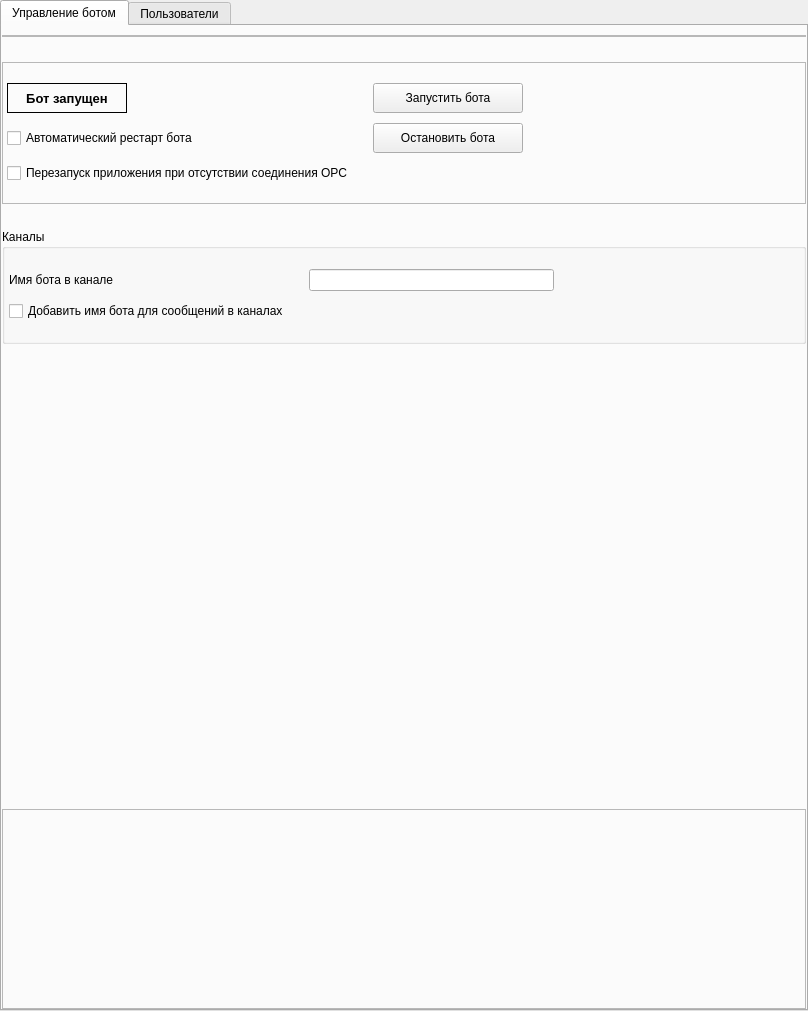
<?xml version="1.0" encoding="UTF-8"?>
<ui version="4.0">
 <class>TgBotSettingsWidget</class>
 <widget class="QWidget" name="TgBotSettingsWidget">
  <property name="geometry">
   <rect>
    <x>0</x>
    <y>0</y>
    <width>808</width>
    <height>1011</height>
   </rect>
  </property>
  <property name="sizePolicy">
   <sizepolicy hsizetype="MinimumExpanding" vsizetype="MinimumExpanding">
    <horstretch>0</horstretch>
    <verstretch>0</verstretch>
   </sizepolicy>
  </property>
  <property name="windowTitle">
   <string>Form</string>
  </property>
  <layout class="QVBoxLayout" name="verticalLayout_2">
   <property name="leftMargin">
    <number>0</number>
   </property>
   <property name="topMargin">
    <number>0</number>
   </property>
   <property name="rightMargin">
    <number>0</number>
   </property>
   <property name="bottomMargin">
    <number>0</number>
   </property>
   <item>
    <widget class="QTabWidget" name="tabBotSettings">
     <property name="currentIndex">
      <number>0</number>
     </property>
     <widget class="QWidget" name="tabBotManage">
      <attribute name="title">
       <string>Управление ботом</string>
      </attribute>
      <layout class="QVBoxLayout" name="verticalLayout">
       <property name="spacing">
        <number>25</number>
       </property>
       <property name="leftMargin">
        <number>0</number>
       </property>
       <property name="rightMargin">
        <number>0</number>
       </property>
       <property name="bottomMargin">
        <number>0</number>
       </property>
       <item>
        <widget class="QFrame" name="frame">
         <property name="frameShape">
          <enum>QFrame::Shape::StyledPanel</enum>
         </property>
         <property name="frameShadow">
          <enum>QFrame::Shadow::Raised</enum>
         </property>
         <layout class="QHBoxLayout" name="horizontalLayout_2">
          <property name="leftMargin">
           <number>4</number>
          </property>
          <property name="topMargin">
           <number>0</number>
          </property>
          <property name="rightMargin">
           <number>4</number>
          </property>
          <property name="bottomMargin">
           <number>0</number>
          </property>
         </layout>
        </widget>
       </item>
       <item>
        <widget class="QFrame" name="frame_2">
         <property name="frameShape">
          <enum>QFrame::Shape::StyledPanel</enum>
         </property>
         <property name="frameShadow">
          <enum>QFrame::Shadow::Raised</enum>
         </property>
         <layout class="QGridLayout" name="gridLayout">
          <property name="leftMargin">
           <number>4</number>
          </property>
          <property name="topMargin">
           <number>20</number>
          </property>
          <property name="rightMargin">
           <number>4</number>
          </property>
          <property name="bottomMargin">
           <number>20</number>
          </property>
          <property name="horizontalSpacing">
           <number>20</number>
          </property>
          <property name="verticalSpacing">
           <number>10</number>
          </property>
          <item row="0" column="2">
           <spacer name="horizontalSpacer">
            <property name="orientation">
             <enum>Qt::Orientation::Horizontal</enum>
            </property>
            <property name="sizeHint" stdset="0">
             <size>
              <width>40</width>
              <height>20</height>
             </size>
            </property>
           </spacer>
          </item>
          <item row="0" column="1">
           <widget class="QPushButton" name="pbStartBot">
            <property name="minimumSize">
             <size>
              <width>150</width>
              <height>30</height>
             </size>
            </property>
            <property name="text">
             <string>Запустить бота</string>
            </property>
           </widget>
          </item>
          <item row="1" column="1">
           <widget class="QPushButton" name="pbStopBot">
            <property name="minimumSize">
             <size>
              <width>0</width>
              <height>30</height>
             </size>
            </property>
            <property name="text">
             <string>Остановить бота</string>
            </property>
           </widget>
          </item>
          <item row="1" column="0">
           <widget class="QCheckBox" name="cbAutoRestartbot">
            <property name="text">
             <string>Автоматический рестарт бота</string>
            </property>
           </widget>
          </item>
          <item row="0" column="0">
           <widget class="QLabel" name="lbBotStatus">
            <property name="minimumSize">
             <size>
              <width>120</width>
              <height>30</height>
             </size>
            </property>
            <property name="maximumSize">
             <size>
              <width>120</width>
              <height>30</height>
             </size>
            </property>
            <property name="font">
             <font>
              <pointsize>10</pointsize>
              <bold>true</bold>
             </font>
            </property>
            <property name="frameShape">
             <enum>QFrame::Shape::Box</enum>
            </property>
            <property name="text">
             <string>Бот запущен</string>
            </property>
            <property name="alignment">
             <set>Qt::AlignmentFlag::AlignCenter</set>
            </property>
            <property name="margin">
             <number>0</number>
            </property>
            <property name="indent">
             <number>0</number>
            </property>
           </widget>
          </item>
          <item row="2" column="0">
           <widget class="QCheckBox" name="cbRestartAppOnError">
            <property name="text">
             <string>Перезапуск приложения при отсутствии соединения ОРС</string>
            </property>
           </widget>
          </item>
         </layout>
        </widget>
       </item>
       <item>
        <widget class="QGroupBox" name="groupBox_2">
         <property name="whatsThis">
          <string>styledGB</string>
         </property>
         <property name="title">
          <string>Каналы</string>
         </property>
         <layout class="QGridLayout" name="gridLayout_4">
          <property name="leftMargin">
           <number>4</number>
          </property>
          <property name="topMargin">
           <number>20</number>
          </property>
          <property name="rightMargin">
           <number>4</number>
          </property>
          <property name="bottomMargin">
           <number>20</number>
          </property>
          <property name="horizontalSpacing">
           <number>20</number>
          </property>
          <property name="verticalSpacing">
           <number>10</number>
          </property>
          <item row="0" column="2">
           <spacer name="horizontalSpacer_4">
            <property name="orientation">
             <enum>Qt::Orientation::Horizontal</enum>
            </property>
            <property name="sizeHint" stdset="0">
             <size>
              <width>40</width>
              <height>20</height>
             </size>
            </property>
           </spacer>
          </item>
          <item row="0" column="0">
           <widget class="QLabel" name="label_2">
            <property name="text">
             <string>Имя бота в канале</string>
            </property>
           </widget>
          </item>
          <item row="0" column="1">
           <widget class="QLineEdit" name="leBotNameForChannel"/>
          </item>
          <item row="1" column="0">
           <widget class="QCheckBox" name="cbAddBotNameToChannelMessages">
            <property name="text">
             <string>Добавить имя бота для сообщений в каналах</string>
            </property>
           </widget>
          </item>
         </layout>
        </widget>
       </item>
       <item>
        <spacer name="verticalSpacer">
         <property name="orientation">
          <enum>Qt::Orientation::Vertical</enum>
         </property>
         <property name="sizeHint" stdset="0">
          <size>
           <width>20</width>
           <height>300</height>
          </size>
         </property>
        </spacer>
       </item>
       <item>
        <widget class="QFrame" name="frConsoleOutput">
         <property name="minimumSize">
          <size>
           <width>0</width>
           <height>200</height>
          </size>
         </property>
         <property name="frameShape">
          <enum>QFrame::Shape::StyledPanel</enum>
         </property>
         <property name="frameShadow">
          <enum>QFrame::Shadow::Raised</enum>
         </property>
        </widget>
       </item>
      </layout>
     </widget>
     <widget class="QWidget" name="tabUserManagement">
      <attribute name="title">
       <string>Пользователи</string>
      </attribute>
      <layout class="QVBoxLayout" name="verticalLayout_3">
       <property name="spacing">
        <number>15</number>
       </property>
       <property name="leftMargin">
        <number>0</number>
       </property>
       <property name="rightMargin">
        <number>0</number>
       </property>
       <property name="bottomMargin">
        <number>0</number>
       </property>
       <item>
        <widget class="QFrame" name="frame_4">
         <property name="frameShape">
          <enum>QFrame::Shape::StyledPanel</enum>
         </property>
         <property name="frameShadow">
          <enum>QFrame::Shadow::Raised</enum>
         </property>
         <layout class="QVBoxLayout" name="verticalLayout_4">
          <property name="spacing">
           <number>15</number>
          </property>
          <property name="leftMargin">
           <number>4</number>
          </property>
          <property name="topMargin">
           <number>4</number>
          </property>
          <property name="rightMargin">
           <number>4</number>
          </property>
          <property name="bottomMargin">
           <number>4</number>
          </property>
          <item>
           <widget class="QFrame" name="frame_5">
            <property name="frameShape">
             <enum>QFrame::Shape::StyledPanel</enum>
            </property>
            <property name="frameShadow">
             <enum>QFrame::Shadow::Raised</enum>
            </property>
            <layout class="QGridLayout" name="gridLayout_3">
             <property name="leftMargin">
              <number>0</number>
             </property>
             <property name="rightMargin">
              <number>0</number>
             </property>
             <property name="spacing">
              <number>10</number>
             </property>
             <item row="1" column="2">
              <widget class="QToolButton" name="tbRefreshUsers">
               <property name="minimumSize">
                <size>
                 <width>40</width>
                 <height>40</height>
                </size>
               </property>
               <property name="toolTip">
                <string>Обновить список</string>
               </property>
               <property name="text">
                <string>...</string>
               </property>
               <property name="icon">
                <iconset resource="res.qrc">
                 <normaloff>:/img/icons/refresh-cw.svg</normaloff>:/img/icons/refresh-cw.svg</iconset>
               </property>
               <property name="iconSize">
                <size>
                 <width>25</width>
                 <height>25</height>
                </size>
               </property>
               <property name="autoRaise">
                <bool>false</bool>
               </property>
              </widget>
             </item>
             <item row="1" column="8">
              <widget class="QToolButton" name="tbSendToAll">
               <property name="minimumSize">
                <size>
                 <width>40</width>
                 <height>40</height>
                </size>
               </property>
               <property name="toolTip">
                <string>Отправить сообщение всем</string>
               </property>
               <property name="text">
                <string>...</string>
               </property>
               <property name="icon">
                <iconset resource="res.qrc">
                 <normaloff>:/img/icons/send-messages-all.png</normaloff>:/img/icons/send-messages-all.png</iconset>
               </property>
               <property name="iconSize">
                <size>
                 <width>30</width>
                 <height>30</height>
                </size>
               </property>
              </widget>
             </item>
             <item row="1" column="5">
              <widget class="QToolButton" name="tbResetAdmin">
               <property name="minimumSize">
                <size>
                 <width>40</width>
                 <height>40</height>
                </size>
               </property>
               <property name="toolTip">
                <string>Удалить из администраторов</string>
               </property>
               <property name="text">
                <string>...</string>
               </property>
               <property name="icon">
                <iconset resource="res.qrc">
                 <normaloff>:/img/icons/delete_admin.png</normaloff>:/img/icons/delete_admin.png</iconset>
               </property>
               <property name="iconSize">
                <size>
                 <width>25</width>
                 <height>25</height>
                </size>
               </property>
              </widget>
             </item>
             <item row="1" column="4">
              <widget class="QToolButton" name="tbSetAdmin">
               <property name="minimumSize">
                <size>
                 <width>40</width>
                 <height>40</height>
                </size>
               </property>
               <property name="toolTip">
                <string>Сделать администратором</string>
               </property>
               <property name="text">
                <string>...</string>
               </property>
               <property name="icon">
                <iconset resource="res.qrc">
                 <normaloff>:/img/icons/add_admin.png</normaloff>:/img/icons/add_admin.png</iconset>
               </property>
               <property name="iconSize">
                <size>
                 <width>25</width>
                 <height>25</height>
                </size>
               </property>
              </widget>
             </item>
             <item row="1" column="3">
              <widget class="QToolButton" name="tbVerifyUser">
               <property name="minimumSize">
                <size>
                 <width>40</width>
                 <height>40</height>
                </size>
               </property>
               <property name="toolTip">
                <string>Зарегистрировать пользователя</string>
               </property>
               <property name="text">
                <string>...</string>
               </property>
               <property name="icon">
                <iconset resource="res.qrc">
                 <normaloff>:/img/icons/verified-user.png</normaloff>:/img/icons/verified-user.png</iconset>
               </property>
               <property name="iconSize">
                <size>
                 <width>25</width>
                 <height>25</height>
                </size>
               </property>
              </widget>
             </item>
             <item row="1" column="9">
              <spacer name="horizontalSpacer_3">
               <property name="orientation">
                <enum>Qt::Orientation::Horizontal</enum>
               </property>
               <property name="sizeHint" stdset="0">
                <size>
                 <width>40</width>
                 <height>20</height>
                </size>
               </property>
              </spacer>
             </item>
             <item row="1" column="7">
              <widget class="QToolButton" name="tbSendMessage">
               <property name="minimumSize">
                <size>
                 <width>40</width>
                 <height>40</height>
                </size>
               </property>
               <property name="toolTip">
                <string>Отправить сообщение</string>
               </property>
               <property name="text">
                <string>...</string>
               </property>
               <property name="icon">
                <iconset resource="res.qrc">
                 <normaloff>:/img/icons/send-message.png</normaloff>:/img/icons/send-message.png</iconset>
               </property>
               <property name="iconSize">
                <size>
                 <width>25</width>
                 <height>25</height>
                </size>
               </property>
              </widget>
             </item>
             <item row="1" column="6">
              <widget class="QToolButton" name="tbBanUser">
               <property name="minimumSize">
                <size>
                 <width>40</width>
                 <height>40</height>
                </size>
               </property>
               <property name="toolTip">
                <string>Заблокировать пользователя</string>
               </property>
               <property name="text">
                <string>...</string>
               </property>
               <property name="icon">
                <iconset resource="res.qrc">
                 <normaloff>:/img/icons/block-user_2.png</normaloff>:/img/icons/block-user_2.png</iconset>
               </property>
               <property name="iconSize">
                <size>
                 <width>25</width>
                 <height>25</height>
                </size>
               </property>
              </widget>
             </item>
            </layout>
           </widget>
          </item>
          <item>
           <widget class="QTableWidget" name="tblUsers">
            <property name="frameShape">
             <enum>QFrame::Shape::StyledPanel</enum>
            </property>
            <property name="lineWidth">
             <number>1</number>
            </property>
            <property name="horizontalScrollBarPolicy">
             <enum>Qt::ScrollBarPolicy::ScrollBarAsNeeded</enum>
            </property>
            <property name="sizeAdjustPolicy">
             <enum>QAbstractScrollArea::SizeAdjustPolicy::AdjustToContents</enum>
            </property>
            <property name="editTriggers">
             <set>QAbstractItemView::EditTrigger::NoEditTriggers</set>
            </property>
            <property name="selectionMode">
             <enum>QAbstractItemView::SelectionMode::SingleSelection</enum>
            </property>
            <property name="selectionBehavior">
             <enum>QAbstractItemView::SelectionBehavior::SelectRows</enum>
            </property>
            <property name="showGrid">
             <bool>true</bool>
            </property>
            <property name="gridStyle">
             <enum>Qt::PenStyle::SolidLine</enum>
            </property>
            <property name="sortingEnabled">
             <bool>false</bool>
            </property>
            <attribute name="horizontalHeaderMinimumSectionSize">
             <number>20</number>
            </attribute>
            <attribute name="horizontalHeaderDefaultSectionSize">
             <number>50</number>
            </attribute>
            <attribute name="horizontalHeaderStretchLastSection">
             <bool>false</bool>
            </attribute>
            <attribute name="verticalHeaderDefaultSectionSize">
             <number>30</number>
            </attribute>
            <column>
             <property name="text">
              <string>ID </string>
             </property>
            </column>
            <column>
             <property name="text">
              <string>Активный</string>
             </property>
            </column>
            <column>
             <property name="text">
              <string>Логин</string>
             </property>
            </column>
            <column>
             <property name="text">
              <string>Имя</string>
             </property>
            </column>
            <column>
             <property name="text">
              <string>Фамилия</string>
             </property>
            </column>
            <column>
             <property name="text">
              <string>Статус</string>
             </property>
            </column>
            <column>
             <property name="text">
              <string>Последнее сообщение</string>
             </property>
            </column>
           </widget>
          </item>
         </layout>
        </widget>
       </item>
      </layout>
     </widget>
    </widget>
   </item>
  </layout>
 </widget>
 <resources>
  <include location="res.qrc"/>
 </resources>
 <connections/>
</ui>
